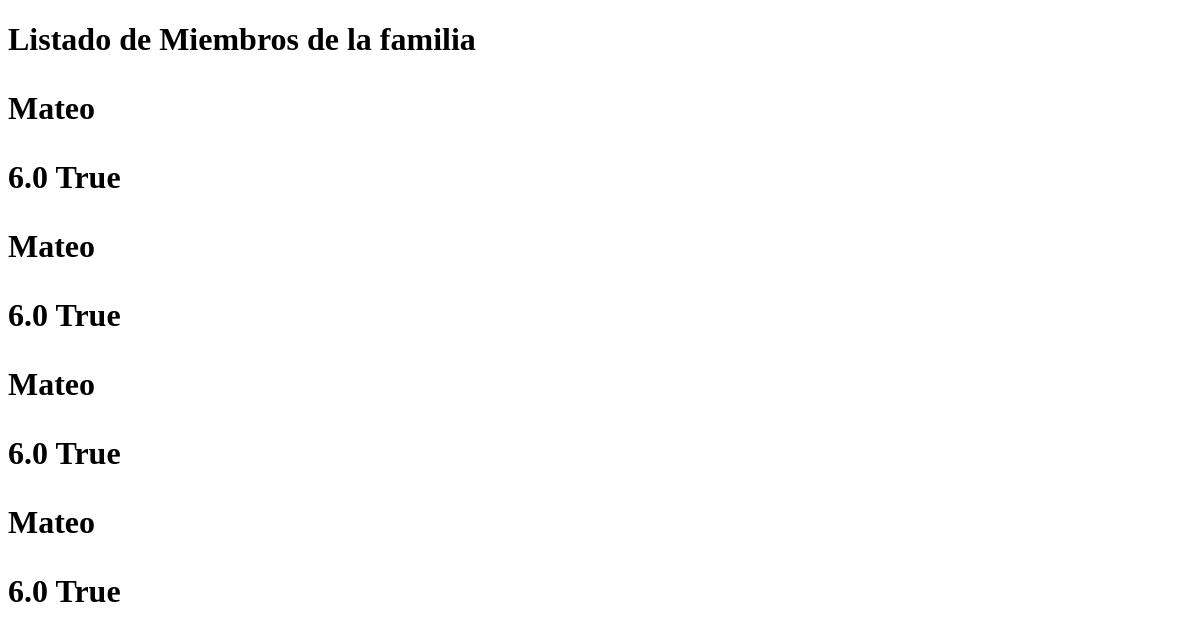
Before: /list-members/ with the older database file.
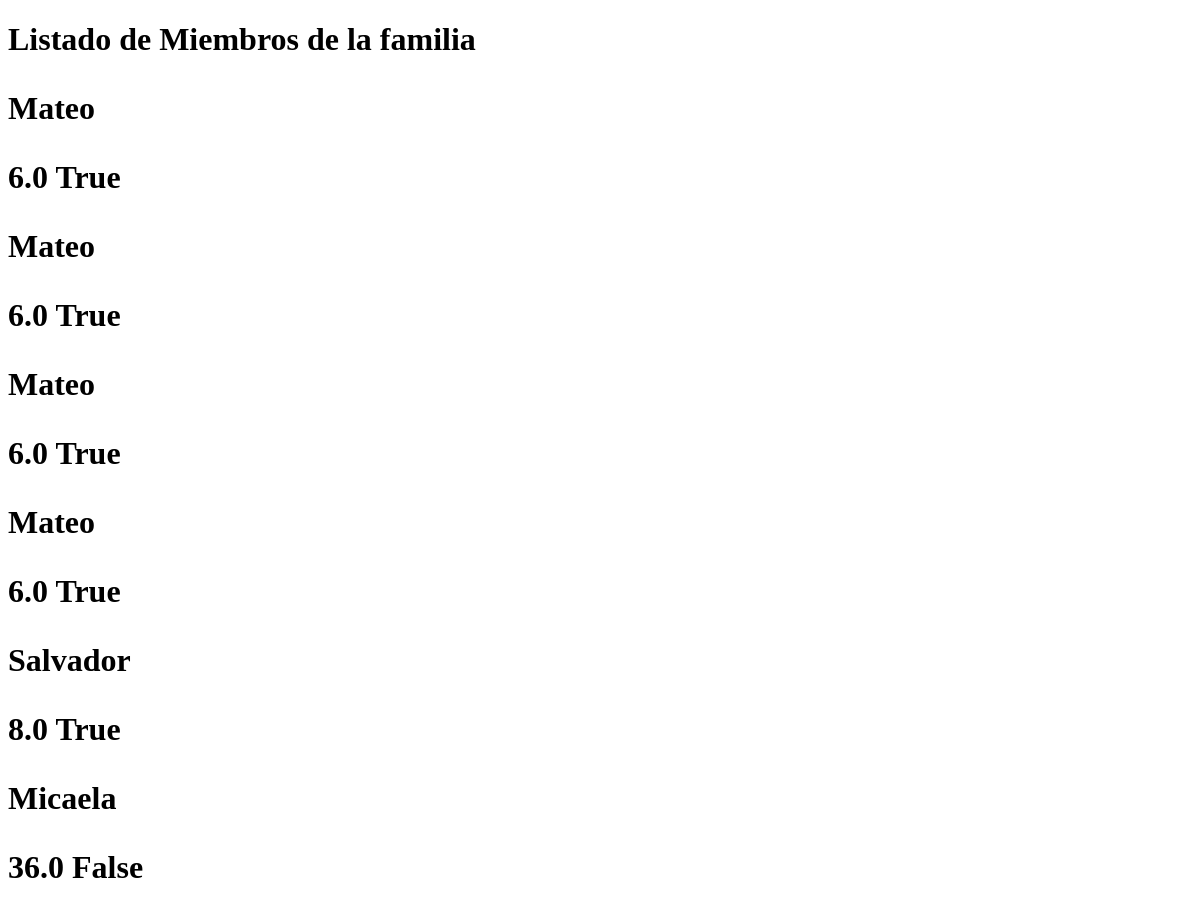
After: the same page with the newer database file.
### family/models.py (models this page shows)
class Family(models.Model):
    name = models.CharField(max_length=50)
    age = models.FloatField()
    minor = models.BooleanField()

### family/views.py (the view)
# urls.py: path('list-members/', list_members),
def list_members(request):
    all_members = Family.objects.all()
    print(all_members)
    context = {
        'family':all_members
    }
    return render(request,'list_members.html',context=context)

### templates/list_members.html (shortened to what this page needs)
<!DOCTYPE html>
<html lang="en">
<head>
</head>
<body>
    <h1> Listado de Miembros de la familia <h1>
        {% for members in family%}
           <p> {{members.name}} </p>
            {{members.age}}
            {{members.minor}}
        {% endfor %}
    </body>
</html>

Changed rows visible on the page:
added Family: name "Salvador", age "8.0", minor "True"
added Family: name "Micaela", age "36.0", minor "False"
